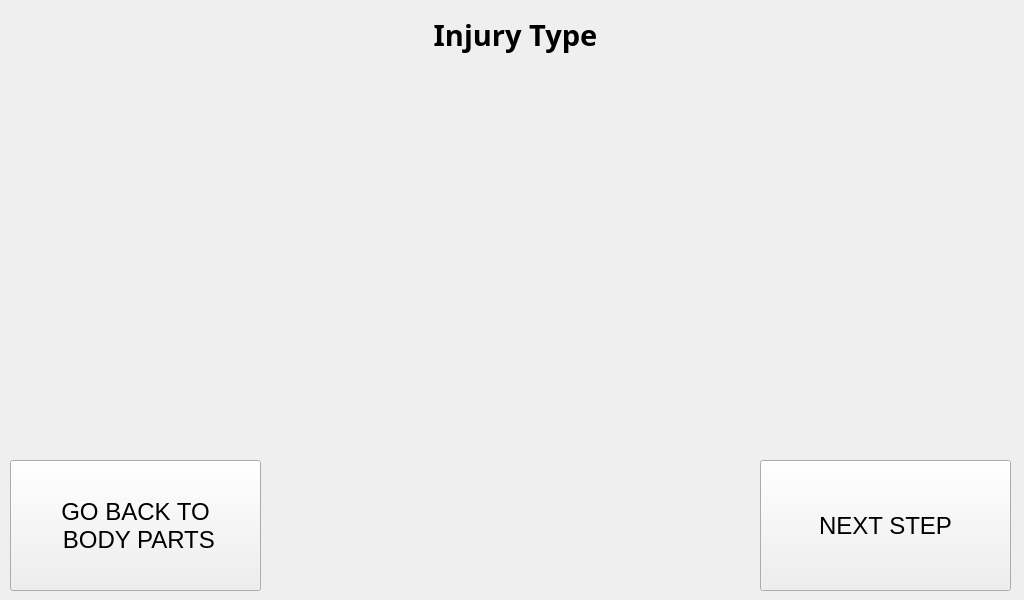
<?xml version="1.0" encoding="UTF-8"?>
<ui version="4.0">
 <class>procedure_window</class>
 <widget class="QMainWindow" name="procedure_window">
  <property name="geometry">
   <rect>
    <x>0</x>
    <y>0</y>
    <width>1024</width>
    <height>600</height>
   </rect>
  </property>
  <property name="minimumSize">
   <size>
    <width>1024</width>
    <height>600</height>
   </size>
  </property>
  <property name="maximumSize">
   <size>
    <width>1024</width>
    <height>600</height>
   </size>
  </property>
  <property name="windowTitle">
   <string>Step 1 Procedure</string>
  </property>
  <widget class="QWidget" name="centralwidget">
   <widget class="QLabel" name="title_step">
    <property name="geometry">
     <rect>
      <x>10</x>
      <y>0</y>
      <width>1011</width>
      <height>71</height>
     </rect>
    </property>
    <property name="font">
     <font>
      <family>Unispace</family>
      <pointsize>18</pointsize>
      <weight>75</weight>
      <bold>true</bold>
     </font>
    </property>
    <property name="text">
     <string>&lt;html&gt;&lt;head/&gt;&lt;body&gt;&lt;p&gt;&lt;span style=&quot; font-size:22pt;&quot;&gt;Injury Type&lt;/span&gt;&lt;/p&gt;&lt;/body&gt;&lt;/html&gt;</string>
    </property>
    <property name="alignment">
     <set>Qt::AlignCenter</set>
    </property>
   </widget>
   <widget class="QLabel" name="text_steps">
    <property name="geometry">
     <rect>
      <x>20</x>
      <y>330</y>
      <width>981</width>
      <height>121</height>
     </rect>
    </property>
    <property name="font">
     <font>
      <pointsize>14</pointsize>
     </font>
    </property>
    <property name="text">
     <string>&lt;html&gt;&lt;head/&gt;&lt;body&gt;&lt;p align=&quot;center&quot;&gt;&lt;br/&gt;&lt;/p&gt;&lt;/body&gt;&lt;/html&gt;</string>
    </property>
   </widget>
   <widget class="QLabel" name="gif_player_label">
    <property name="geometry">
     <rect>
      <x>330</x>
      <y>80</y>
      <width>360</width>
      <height>240</height>
     </rect>
    </property>
    <property name="minimumSize">
     <size>
      <width>360</width>
      <height>240</height>
     </size>
    </property>
    <property name="maximumSize">
     <size>
      <width>360</width>
      <height>240</height>
     </size>
    </property>
    <property name="font">
     <font>
      <family>Unispace</family>
      <pointsize>16</pointsize>
      <weight>75</weight>
      <bold>true</bold>
     </font>
    </property>
    <property name="lineWidth">
     <number>1</number>
    </property>
    <property name="text">
     <string/>
    </property>
    <property name="alignment">
     <set>Qt::AlignCenter</set>
    </property>
   </widget>
   <widget class="QPushButton" name="next_step_button">
    <property name="geometry">
     <rect>
      <x>760</x>
      <y>460</y>
      <width>251</width>
      <height>131</height>
     </rect>
    </property>
    <property name="font">
     <font>
      <pointsize>18</pointsize>
     </font>
    </property>
    <property name="cursor">
     <cursorShape>PointingHandCursor</cursorShape>
    </property>
    <property name="text">
     <string>NEXT STEP</string>
    </property>
   </widget>
   <widget class="QPushButton" name="go_back_injury_type">
    <property name="geometry">
     <rect>
      <x>10</x>
      <y>460</y>
      <width>251</width>
      <height>131</height>
     </rect>
    </property>
    <property name="font">
     <font>
      <pointsize>18</pointsize>
     </font>
    </property>
    <property name="text">
     <string>GO BACK TO 
 BODY PARTS</string>
    </property>
   </widget>
  </widget>
 </widget>
 <resources/>
 <connections/>
</ui>
